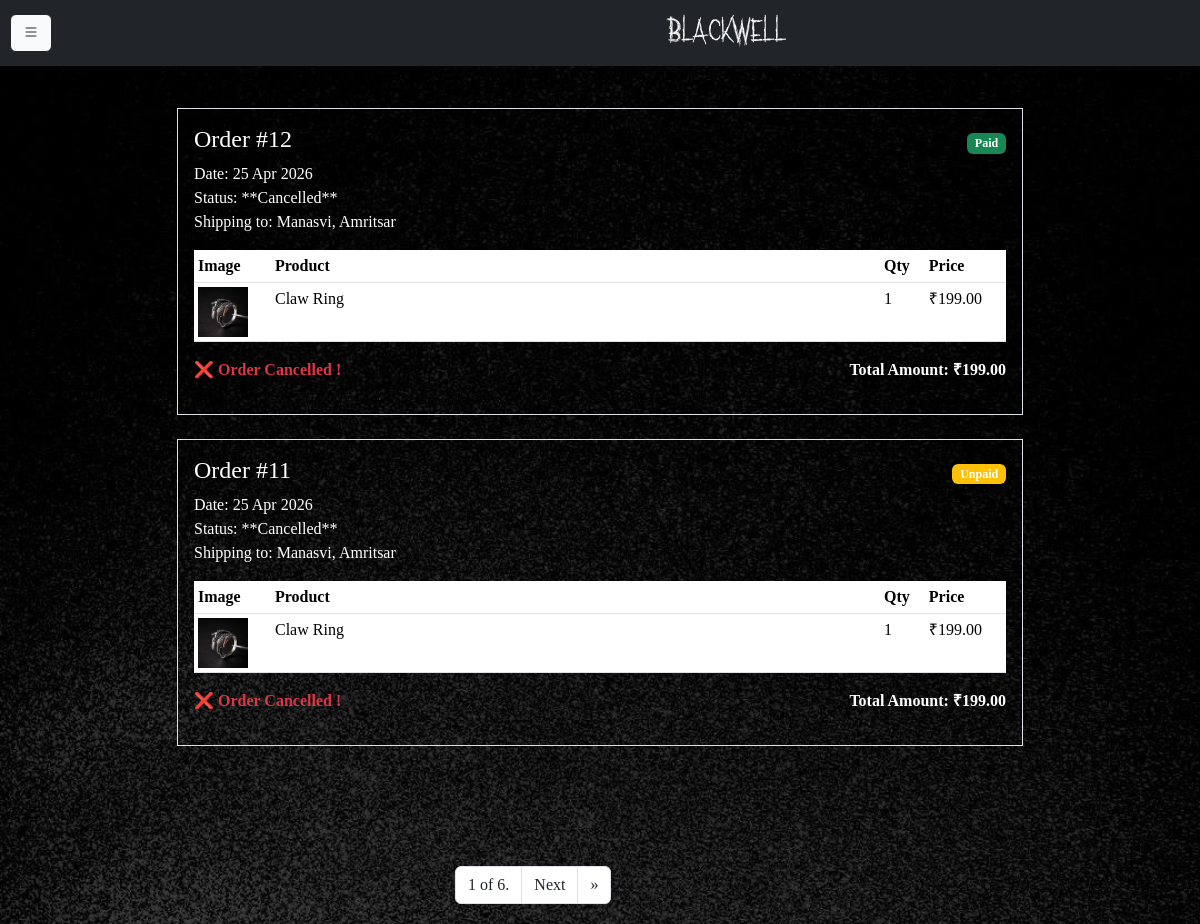
Screenshot of /user/order_history/ (signed in) with the database file from the repository.
### user/models.py (models this page shows, shortened)
class Order(models.Model):
    STATUS_CHOICES = [
        ('Pending', 'Pending'),
        ('Packed', 'Packed'),
        ('Shipped', 'Shipped'),
        ('Delivered', 'Delivered'),
        ('Cancelled', 'Cancelled'),
    ]
    user = models.ForeignKey(User, on_delete=models.CASCADE, related_name='orders')
    shipping_address = models.ForeignKey(Address, on_delete=models.SET_NULL, null=True, blank=True)
    total_amount = models.DecimalField(max_digits=10, decimal_places=2)
    status = models.CharField(max_length=20, choices=STATUS_CHOICES, default='Pending')
    payment_method = models.CharField(max_length=20, null=True, blank=True)
    razorpay_order_id = models.CharField(max_length=100, blank=True, null=True)
    razorpay_payment_id = models.CharField(max_length=100, blank=True, null=True)
    razorpay_signature = models.CharField(max_length=200, blank=True, null=True)
    is_paid = models.BooleanField(default=False)
    created_at = models.DateTimeField(auto_now_add=True)
    updated_at = models.DateTimeField(auto_now=True)
    class Meta:
        ordering = ['-created_at'] # Shows latest orders first

class Address(models.Model):
    ADDRESS_TYPE_CHOICES = [
        ('Home', 'Home'),
        ('Work', 'Work'),
        ('Other', 'Other'),
    ]
    user = models.ForeignKey(User, on_delete=models.CASCADE, related_name='addresses')
    full_name = models.CharField(max_length=100, help_text="Name of the person receiving the package")
    phone_number = models.CharField(max_length=15)
    street_address = models.CharField(max_length=255) # House No, Street, Colony
    city = models.CharField(max_length=100)
    state = models.CharField(max_length=100)
    postal_code = models.CharField(max_length=20)     # Zip/Pin Code
    country = models.CharField(max_length=100, default='India')
    address_type = models.CharField(max_length=10, choices=ADDRESS_TYPE_CHOICES, default='Home')
    is_default = models.BooleanField(default=False)
    class Meta:
        verbose_name_plural = "Addresses"

class OrderItem(models.Model):
    order = models.ForeignKey(Order, on_delete=models.CASCADE, related_name='items')
    product = models.ForeignKey(Product, on_delete=models.SET_NULL, null=True) # Keep record even if product is deleted
    price = models.DecimalField(max_digits=10, decimal_places=2) # Snapshot of price at time of purchase
    quantity = models.PositiveIntegerField(default=1)

### app/models.py (models this page shows, shortened)
class Product(models.Model):
    name=models.CharField(max_length=100, unique=True)
    image1=models.ImageField(upload_to='product_images/',blank=True,null=True)
    image2=models.ImageField(upload_to='product_images/',blank=True,null=True)
    image3=models.ImageField(upload_to='product_images/',blank=True,null=True)
    image4=models.ImageField(upload_to='product_images/',blank=True,null=True)
    category=models.ForeignKey(ProductCategory, on_delete=models.CASCADE, null=True)
    mrp=models.DecimalField(max_digits=10, decimal_places=2)
    selling_price=models.DecimalField(max_digits=10,decimal_places=2,default=0)
    description=RichTextField(blank=True, null=True)
    stock_qty=models.PositiveIntegerField(default=0)

### user/views.py (the view)
# urls.py: path('order_history/',views.order_history,name='order_history'),
@login_required
def order_history(request):
    data=Order.objects.filter(user=request.user).prefetch_related('items__product').order_by('-created_at')
    p = Paginator(data,2)
    page_num=request.GET.get('page')
    orders=p.get_page(page_num)
    return render(request,'order_history.html',{'orders':orders})

### app/context_processors.py (called while the page is built)
def productCategory(request):
    return {'categories':ProductCategory.objects.all()}

### user/templates/order_history.html (shortened to what this page needs)
{% extends 'userbase.html' %}
{% block content %}
{% load static %}
<div class="container py-5 w-75">
    {% for order in orders %}
        <div class="order-card mb-4 border p-3">
            <div class="d-flex justify-content-between align-items-center">
                <h4>Order #{{ order.id }}</h4>
                <span class="badge {% if order.is_paid %}bg-success{% else %}bg-warning{% endif %} ">
                    {% if order.is_paid %}Paid{% else %}Unpaid{% endif %}
                </span>
            </div>
            <p class="my-0">Date: {{ order.created_at|date:"d M Y" }}</p>
            <p class="my-0">Status: **{{ order.get_status_display }}**</p>
            <p>Shipping to: {{ order.shipping_address.full_name }}, {{ order.shipping_address.city }}</p>
            <table class="table table-sm">
                <thead>
                    <tr>
                        <th>Image</th>
                        <th>Product</th>
                        <th>Qty</th>
                        <th>Price</th>
                    </tr>
                </thead>
                <tbody>
                    {% for item in order.items.all %}
                        <tr>
                            <td><img src="/media/{{item.product.image1}}" class="" height="50" width="50" alt=""></td>
                            <td class="w-75">{{ item.product.name }}</td>
                            <td>{{ item.quantity }}</td>
                            <td>₹{{ item.price }}</td> </tr>
                    {% endfor %}
                </tbody>
            </table>
            <div class="row">
            <div class="col">
                 {% if order.status == "Cancelled" %}
    <span class="text-danger fw-bold">❌ Order Cancelled !</span>
{% elif order.status == "Delivered" %}
    <span class="text-success fw-bold">✔ Delivered</span>
{% else %}
    <span class="text-secondary">Cancellation Not Allowed</span>
{% endif %}
            </div>
            <div class="col text-end">
                <p class="fw-bold">Total Amount: ₹{{ order.total_amount }}</p>
            </div>
            </div>
        </div>
    {% empty %}
        <p>You haven't placed any orders yet. <a href="{% url 'home' %}">Start order_historyping!</a></p>
    {% endfor %}
</div>
<nav class='mt-5'>
<ul class="pagination w-25 m-auto">
<li class="page-item">
    <span class="page-link text-dark"> {{ orders.number }} of {{ orders.paginator.num_pages }}.</span>
</li>
{% if orders.has_next %}
  <li class="page-item"><a class="page-link text-dark" href='/user/order_history/?page={{orders.next_page_number}}'>Next</a></li>
  <li class="page-item"><a class="page-link text-dark" href="?page={{orders.paginator.num_pages }}"> &raquo;</a></li>
{% endif %}
</nav>
{% endblock %}

### static/css/style.css (style rules this page uses)
body { font-family: morlique; background-image: url('../images/bg.JPG'); background-repeat: no-repeat; background-size: cover; color: white; }
a { text-decoration: none; color: white; }
ul { list-style: none; }

### rows the page displays
Order: id "12", is_paid "Paid", created_at "25 Apr 2026", status "Cancelled", shipping_address.full_name "Manasvi", shipping_address.city "Amritsar", shows "❌ Order Cancelled !", total_amount "199.00"
OrderItem: product.image1 (picture), product.name "Claw Ring", quantity "1", price "199.00"
Order: id "11", is_paid "Unpaid", created_at "25 Apr 2026", status "Cancelled", shipping_address.full_name "Manasvi", shipping_address.city "Amritsar", shows "❌ Order Cancelled !", total_amount "199.00"
OrderItem: product.image1 (picture), product.name "Claw Ring", quantity "1", price "199.00"

### other values shown
{{ orders.number }} "1"
{{ orders.paginator.num_pages }} "6"
